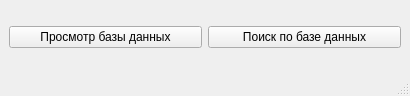
<?xml version="1.0" encoding="UTF-8"?>
<ui version="4.0">
 <class>MainWindow</class>
 <widget class="QMainWindow" name="MainWindow">
  <property name="geometry">
   <rect>
    <x>0</x>
    <y>0</y>
    <width>410</width>
    <height>96</height>
   </rect>
  </property>
  <property name="windowTitle">
   <string>MainWindow</string>
  </property>
  <widget class="QWidget" name="centralwidget">
   <layout class="QHBoxLayout" name="horizontalLayout">
    <item>
     <widget class="QPushButton" name="pushButton">
      <property name="text">
       <string>Просмотр базы данных</string>
      </property>
     </widget>
    </item>
    <item>
     <widget class="QPushButton" name="pushButton_2">
      <property name="text">
       <string>Поиск по базе данных</string>
      </property>
     </widget>
    </item>
   </layout>
  </widget>
  <widget class="QMenuBar" name="menubar">
   <property name="geometry">
    <rect>
     <x>0</x>
     <y>0</y>
     <width>410</width>
     <height>21</height>
    </rect>
   </property>
  </widget>
  <widget class="QStatusBar" name="statusbar"/>
 </widget>
 <resources/>
 <connections/>
</ui>
